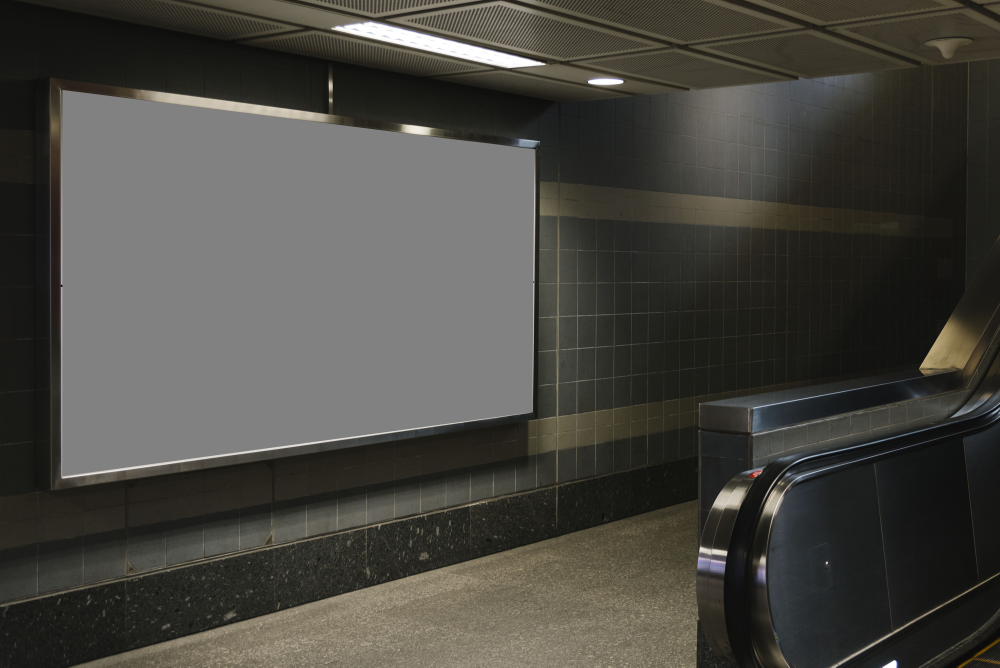
#> input picture AI Lab/Computer Vision/Class practice/samples/billboard.jpg, 5000 x 3337 px (shown at 1/5 size)
$ jupyter execute --allow-errors billboard_ex.ipynb
#> lines starting #> are read from the running program, lines starting #| are printed output that depends on the picture
# Billboard exercise

[cell 1]
import numpy as np
import cv2

Load the two images:

[cell 2]
base_img = cv2.imread("samples/billboard.jpg")
#> base_img is the input picture: shape (3337, 5000, 3); mean B, G, R 65.4, 71.1, 72.5
base_img = cv2.resize(base_img, dsize=[1920, 1080], dst=None)
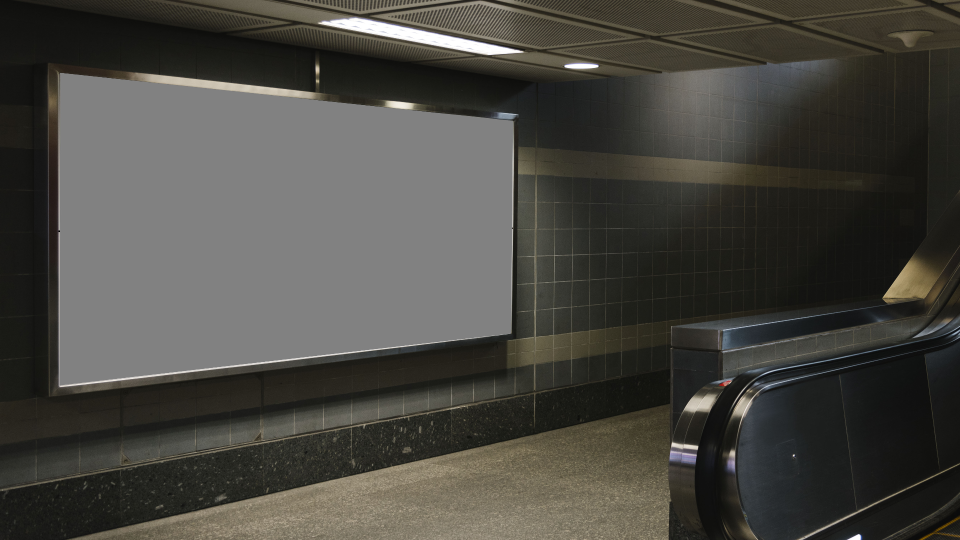
#> base_img: shape (1080, 1920, 3) (shown at 1/2 size); mean B, G, R 65.3, 71, 72.4
img_copy = base_img.copy()
img2 = cv2.imread("samples/landscape.jpeg")
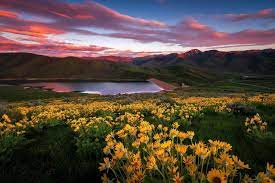
#> input picture AI Lab/Computer Vision/Class practice/samples/landscape.jpeg, 275 x 183 px
#> img2 is the input picture: shape (183, 275, 3); mean B, G, R 64.4, 73.9, 89.1

Now, we can get the image data:

[cell 3]
base_h, base_w = base_img.shape[:2]
#> base_h = 1080; base_w = 1920
img2_h, img2_w = img2.shape[:2]
#> img2_h = 183; img2_w = 275

We can create source and destination points.

[cell 4]
src_points = np.array([
    [0, 0],
    [0, img2_h],
    [img2_w, img2_h],
    [img2_w, 0]
], dtype=np.float32)
#> src_points = [[0, 0], [0, 183], [275, 183], [275, 0]]

dst_points = []     #this will be filled with the clicks of the mouse
